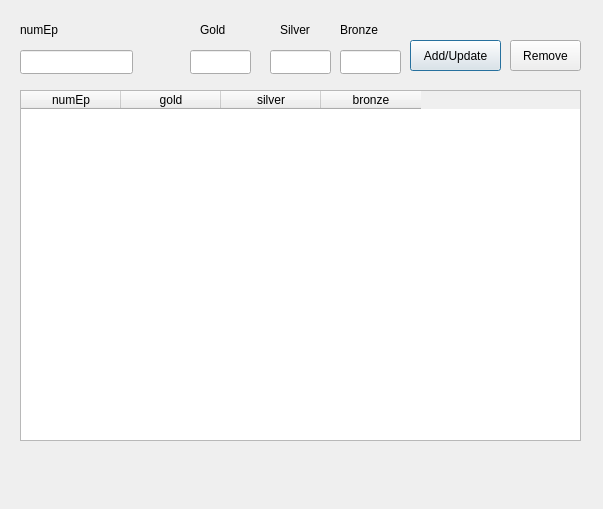
<?xml version="1.0" encoding="UTF-8"?>
<ui version="4.0">
 <class>Dialog</class>
 <widget class="QDialog" name="Dialog">
  <property name="geometry">
   <rect>
    <x>0</x>
    <y>0</y>
    <width>603</width>
    <height>509</height>
   </rect>
  </property>
  <property name="windowTitle">
   <string>Dialog</string>
  </property>
  <widget class="QTableWidget" name="tableWidget">
   <property name="geometry">
    <rect>
     <x>20</x>
     <y>90</y>
     <width>561</width>
     <height>351</height>
    </rect>
   </property>
   <column>
    <property name="text">
     <string>numEp</string>
    </property>
   </column>
   <column>
    <property name="text">
     <string>gold</string>
    </property>
   </column>
   <column>
    <property name="text">
     <string>silver</string>
    </property>
   </column>
   <column>
    <property name="text">
     <string>bronze</string>
    </property>
   </column>
  </widget>
  <widget class="QLabel" name="errorLabel">
   <property name="geometry">
    <rect>
     <x>20</x>
     <y>450</y>
     <width>561</width>
     <height>51</height>
    </rect>
   </property>
   <property name="text">
    <string/>
   </property>
  </widget>
  <widget class="QLineEdit" name="numEpIn">
   <property name="geometry">
    <rect>
     <x>20</x>
     <y>50</y>
     <width>113</width>
     <height>24</height>
    </rect>
   </property>
   <property name="text">
    <string/>
   </property>
  </widget>
  <widget class="QLabel" name="numEp">
   <property name="geometry">
    <rect>
     <x>20</x>
     <y>20</y>
     <width>69</width>
     <height>20</height>
    </rect>
   </property>
   <property name="text">
    <string>numEp</string>
   </property>
  </widget>
  <widget class="QLabel" name="goldLabel">
   <property name="geometry">
    <rect>
     <x>200</x>
     <y>20</y>
     <width>69</width>
     <height>20</height>
    </rect>
   </property>
   <property name="text">
    <string>Gold</string>
   </property>
  </widget>
  <widget class="QLabel" name="silverLabel">
   <property name="geometry">
    <rect>
     <x>280</x>
     <y>20</y>
     <width>69</width>
     <height>20</height>
    </rect>
   </property>
   <property name="text">
    <string>Silver</string>
   </property>
  </widget>
  <widget class="QLabel" name="bronzeLabel">
   <property name="geometry">
    <rect>
     <x>340</x>
     <y>20</y>
     <width>69</width>
     <height>20</height>
    </rect>
   </property>
   <property name="text">
    <string>Bronze</string>
   </property>
  </widget>
  <widget class="QLineEdit" name="goldIn">
   <property name="geometry">
    <rect>
     <x>190</x>
     <y>50</y>
     <width>61</width>
     <height>24</height>
    </rect>
   </property>
   <property name="text">
    <string/>
   </property>
  </widget>
  <widget class="QLineEdit" name="silverIn">
   <property name="geometry">
    <rect>
     <x>270</x>
     <y>50</y>
     <width>61</width>
     <height>24</height>
    </rect>
   </property>
   <property name="text">
    <string/>
   </property>
  </widget>
  <widget class="QLineEdit" name="bronzeIn">
   <property name="geometry">
    <rect>
     <x>340</x>
     <y>50</y>
     <width>61</width>
     <height>24</height>
    </rect>
   </property>
   <property name="text">
    <string/>
   </property>
  </widget>
  <widget class="QPushButton" name="addButton_Button">
   <property name="geometry">
    <rect>
     <x>410</x>
     <y>40</y>
     <width>91</width>
     <height>31</height>
    </rect>
   </property>
   <property name="text">
    <string>Add/Update</string>
   </property>
  </widget>
  <widget class="QPushButton" name="removeButton_Button">
   <property name="geometry">
    <rect>
     <x>510</x>
     <y>40</y>
     <width>71</width>
     <height>31</height>
    </rect>
   </property>
   <property name="text">
    <string>Remove</string>
   </property>
  </widget>
 </widget>
 <resources/>
 <connections>
  <connection>
   <sender>addButton_Button</sender>
   <signal>clicked()</signal>
   <receiver>Dialog</receiver>
   <slot>addButton()</slot>
   <hints>
    <hint type="sourcelabel">
     <x>455</x>
     <y>55</y>
    </hint>
    <hint type="destinationlabel">
     <x>301</x>
     <y>254</y>
    </hint>
   </hints>
  </connection>
  <connection>
   <sender>removeButton_Button</sender>
   <signal>clicked()</signal>
   <receiver>Dialog</receiver>
   <slot>removeButton()</slot>
   <hints>
    <hint type="sourcelabel">
     <x>545</x>
     <y>55</y>
    </hint>
    <hint type="destinationlabel">
     <x>301</x>
     <y>254</y>
    </hint>
   </hints>
  </connection>
 </connections>
 <slots>
  <slot>addButton()</slot>
  <slot>removeButton()</slot>
 </slots>
</ui>
